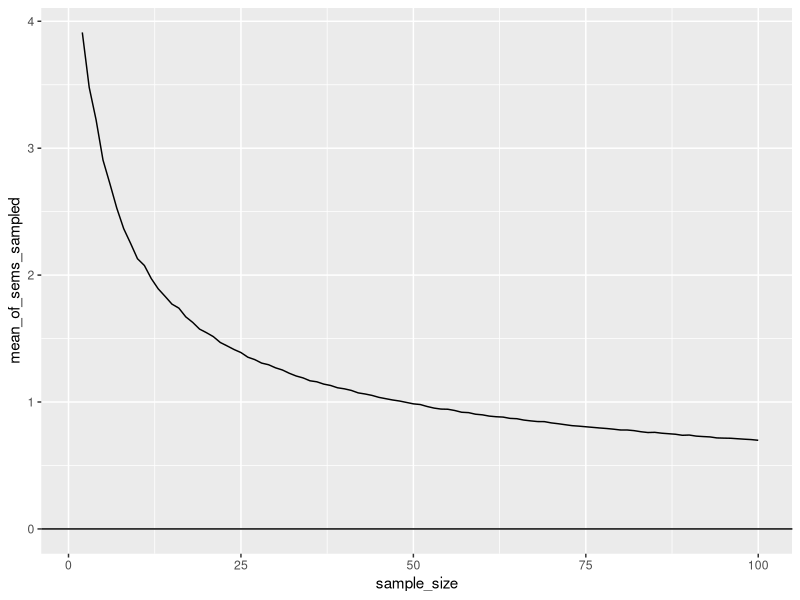
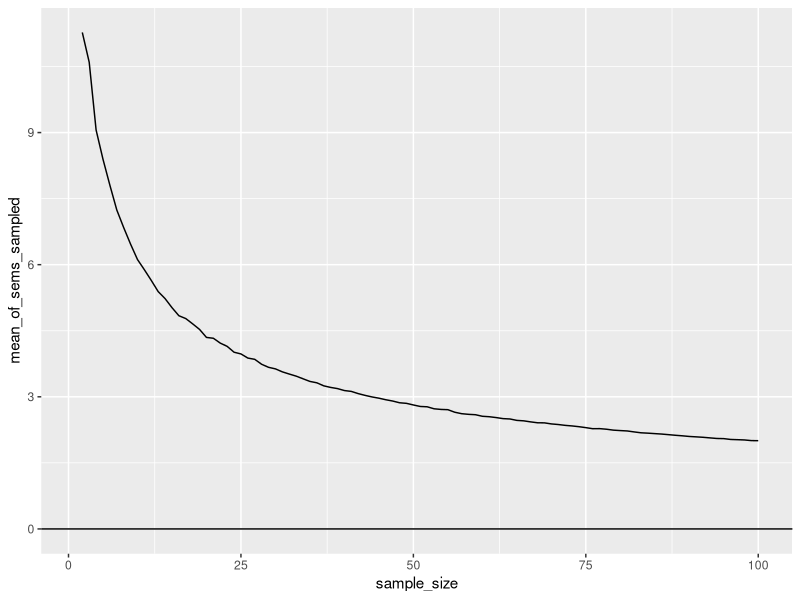
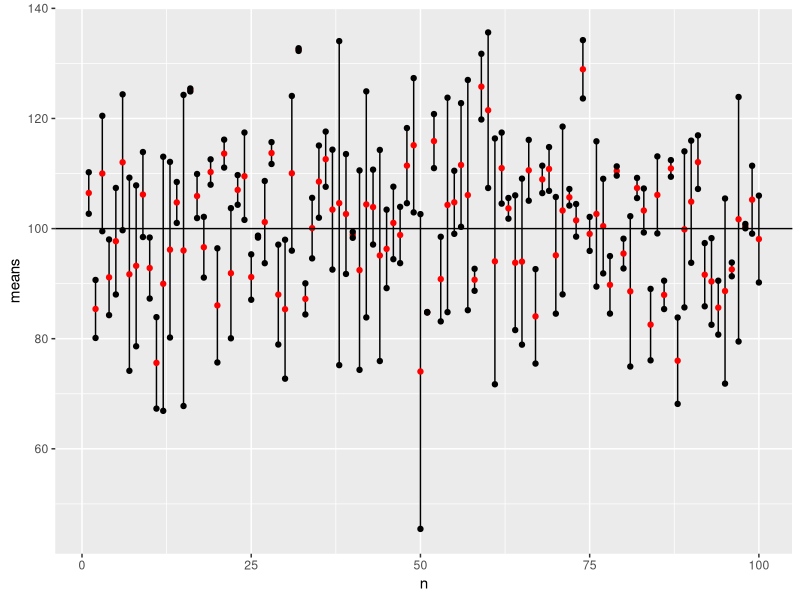

The R source for these figures, in order:
## ---- chunk 1

population_mean <- 100
population_std <- 7
n_experiments <- 1000 # we will sample 1000 times
sample_size <- 1:100 # how many elements we want to sample?
mean_of_sems_sampled <- c()

for (this_sample_size in sample_size) {
  sample_sems_true <- c() 
  sample_sems_sampled <- c()

for (i in 1:n_experiments) {
this_sample <- rnorm(n=this_sample_size, mean=population_mean, sd=population_std) 
sample_sems_sampled[i] <- sd(this_sample)/sqrt(this_sample_size)
}
  mean_of_sems_sampled[this_sample_size] <-mean(sample_sems_sampled)
}
my_df <- data.frame(sample_size, 
                mean_of_sems_sampled)

library(ggpubr)
library(ggplot2)


ggplot(my_df, aes(x=sample_size)) +
  geom_line(aes( y=mean_of_sems_sampled), color='black') + 
  geom_hline(yintercept = 0)

## ---- chunk 2

population_mean <- 50
population_std <- 20
n_experiments <- 1000 # we will sample 1000 times
sample_size <- 1:100 # how many elements we want to sample?
mean_of_sems_sampled <- c()

for (this_sample_size in sample_size) {
  sample_sems_true <- c() 
  sample_sems_sampled <- c()

for (i in 1:n_experiments) {
this_sample <- rnorm(n=this_sample_size, mean=population_mean, sd=population_std) 
sample_sems_sampled[i] <- sd(this_sample)/sqrt(this_sample_size)
}
  mean_of_sems_sampled[this_sample_size] <-mean(sample_sems_sampled)
}
my_df <- data.frame(sample_size, 
                mean_of_sems_sampled)

library(ggpubr)
library(ggplot2)


ggplot(my_df, aes(x=sample_size)) +
  geom_line(aes( y=mean_of_sems_sampled), color='black') + 
  geom_hline(yintercept = 0)

## ---- chunk 3
library(ggplot2)
sample_means <- c()
sample_sds <- c() 
sample_size <- 2

n_experiments <- 100
for (i in 1:n_experiments) {
sample_n <- rnorm(n=sample_size, mean=100, sd=15) 
sample_means[i] <- mean(sample_n)
sample_sds[i] <- sd(sample_n)
}
SEM <- sample_sds/sqrt(sample_size) 
sample_upper_limit <- sample_means + 1 * SEM 
sample_lower_limit <- sample_means - 1 * SEM


my_df<- data.frame(n=1:n_experiments, means=sample_means,
                   lower_limit=sample_lower_limit,
                    upper_limit=sample_upper_limit) 

ggplot(my_df, aes(x=n, y=means))+
geom_segment(aes(y=lower_limit, yend=upper_limit, x=n, xend=n))+ geom_point(color='red') +
geom_point(aes(y=lower_limit)) +
geom_point(aes(y=upper_limit)) +
geom_hline(yintercept = 100)

